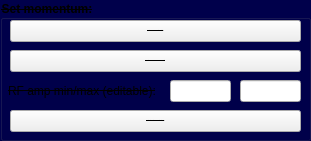
           <widget class="QGroupBox" name="groupBox_6">
            <property name="geometry">
             <rect>
              <x>340</x>
              <y>310</y>
              <width>311</width>
              <height>141</height>
             </rect>
            </property>
            <property name="font">
             <font>
              <weight>75</weight>
              <bold>true</bold>
              <strikeout>true</strikeout>
             </font>
            </property>
            <property name="styleSheet">
             <string notr="true">QGroupBox{ background-color: rgb(0, 0, 75);}
QLabel{ background-color: rgba(0,0,0,0%);}
#QPushButton{ background-color: rgb(255, 255, 255);}</string>
            </property>
            <property name="title">
             <string>Set momentum:</string>
            </property>
            <widget class="QLineEdit" name="lineEdit_fineRFMin">
             <property name="geometry">
              <rect>
               <x>170</x>
               <y>80</y>
               <width>61</width>
               <height>22</height>
              </rect>
             </property>
            </widget>
            <widget class="QPushButton" name="pushButton_fineGetRFRange">
             <property name="geometry">
              <rect>
               <x>10</x>
               <y>20</y>
               <width>291</width>
               <height>22</height>
              </rect>
             </property>
             <property name="font">
              <font>
               <pointsize>-1</pointsize>
               <strikeout>true</strikeout>
              </font>
             </property>
             <property name="text">
              <string>1. Get scan range from initial estimate</string>
             </property>
             <property name="checked">
              <bool>false</bool>
             </property>
            </widget>
            <widget class="QLineEdit" name="lineEdit_fineRFMax">
             <property name="geometry">
              <rect>
               <x>240</x>
               <y>80</y>
               <width>61</width>
               <height>22</height>
              </rect>
             </property>
            </widget>
            <widget class="QLabel" name="label_10">
             <property name="geometry">
              <rect>
               <x>8</x>
               <y>80</y>
               <width>161</width>
               <height>21</height>
              </rect>
             </property>
             <property name="font">
              <font>
               <strikeout>true</strikeout>
              </font>
             </property>
             <property name="text">
              <string>RF amp min/max (editable):</string>
             </property>
            </widget>
            <widget class="QPushButton" name="pushButton_fineCentreC2VRF">
             <property name="geometry">
              <rect>
               <x>10</x>
               <y>110</y>
               <width>291</width>
               <height>22</height>
              </rect>
             </property>
             <property name="font">
              <font>
               <pointsize>-1</pointsize>
               <strikeout>true</strikeout>
              </font>
             </property>
             <property name="text">
              <string>3. Set RF to centre down spectometer line</string>
             </property>
             <property name="checked">
              <bool>false</bool>
             </property>
            </widget>
            <widget class="QPushButton" name="pushButton_fineGetRFRange_2">
             <property name="geometry">
              <rect>
               <x>10</x>
               <y>50</y>
               <width>291</width>
               <height>22</height>
              </rect>
             </property>
             <property name="font">
              <font>
               <pointsize>-1</pointsize>
               <strikeout>true</strikeout>
              </font>
             </property>
             <property name="text">
              <string>2. Get scan range from rough measurement</string>
             </property>
             <property name="checked">
              <bool>false</bool>
             </property>
            </widget>
           </widget>
